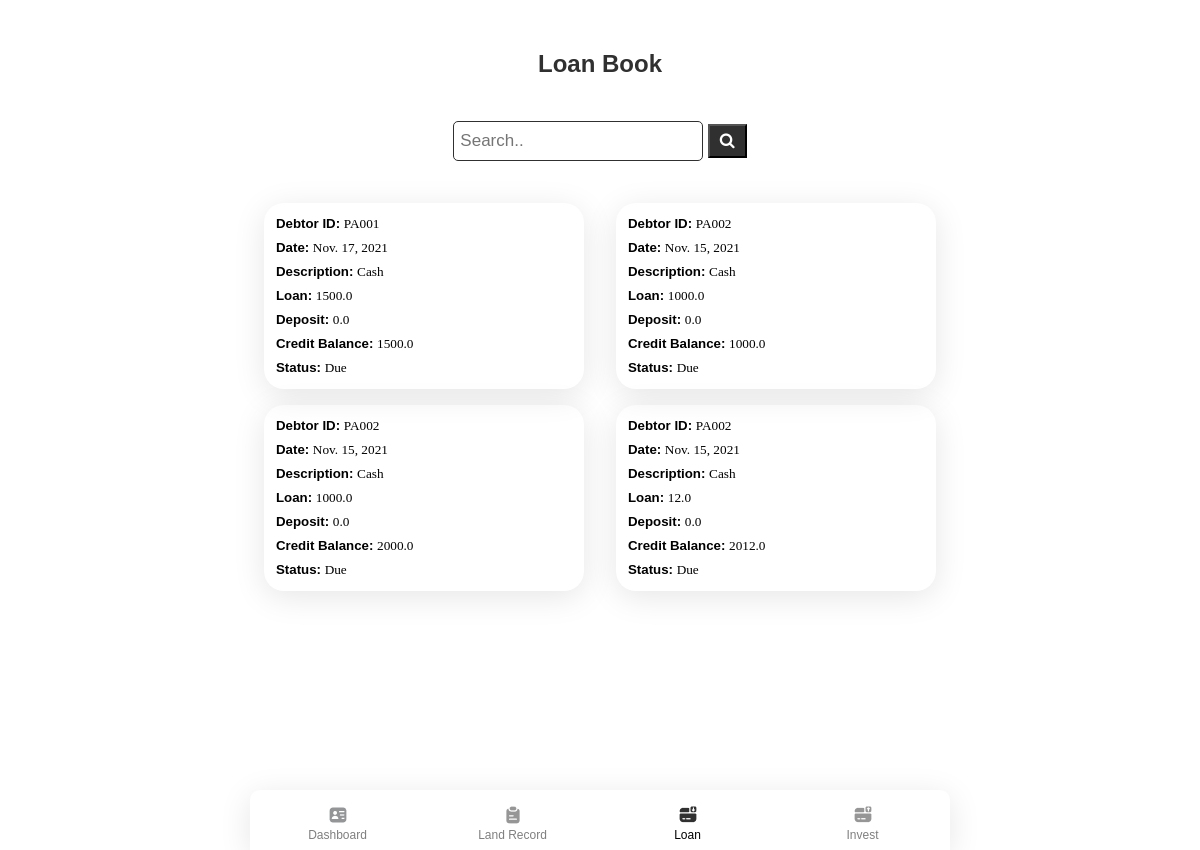
The app's page /loan/ (signed in), older data.
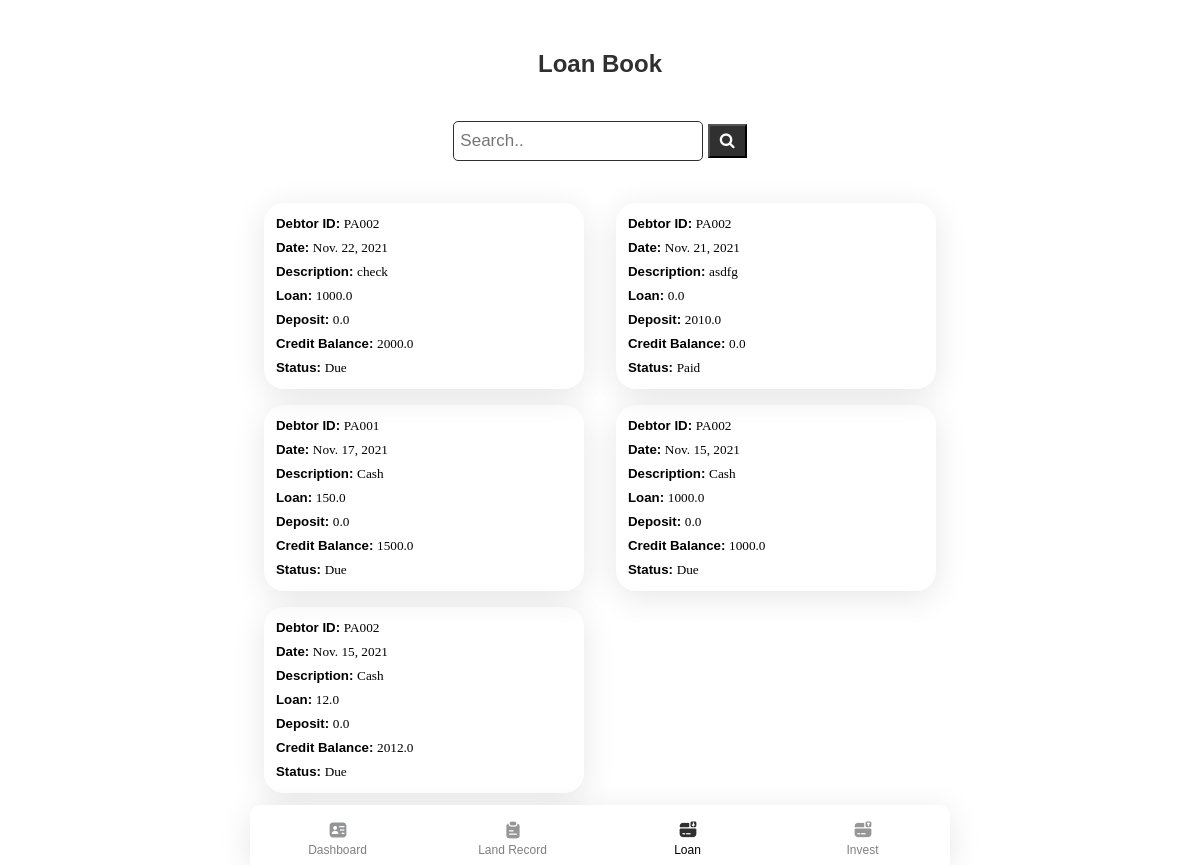
The same page, newer data.
### app/models.py (models this page shows, shortened)
class Account(models.Model):
    debtor = models.ForeignKey(Debtor, on_delete=models.SET_NULL, blank=True, null=True)
    description = models.TextField(blank=True, null= True)
    loan = models.FloatField(default=0, null=True, blank=True)
    deposit = models.FloatField(default=0, null=True, blank=True)
    balance = models.FloatField(default=0, null=True, blank=True)
    date = models.DateField( default=datetime.date.today, blank=True, null=True)
    status = models.BooleanField(default=None, null=True, blank=False)

class Debtor(models.Model):
    debtorName = models.CharField(max_length=50)
    phone = models.CharField(max_length=15, blank=True, null= True)
    address = models.TextField(blank=True, null= True)
    img = models.ImageField(default='avatar.png', upload_to='pics')
    lender = models.ForeignKey(User, on_delete=models.SET_NULL, blank=True, null=True)
    totalbalance = models.FloatField(default=0, null=True, blank=True)
    def __str__(self):
        return "PA00" +str(self.id)

### app/views.py (the view)
# urls.py: path('loan/', views.loan, name='loan'),
@login_required(login_url='login')
def loan(request):
    profile = Debtor.objects.filter(lender=request.user.id).all()
    accounts = Account.objects.filter(debtor__in=profile).order_by('-date')
    return render(request, "app/loan.html",{
        "accounts":accounts,
    })

### app/templates/app/loan.html (shortened to what this page needs)
{% extends "app/layout.html" %}
{% block body %}
<header style="text-align: center;">
    <h2>Loan Book</h2>
    <div class="search-container">
        <form action="/action_page.php">
          <input type="text" placeholder="Search.." name="search">
          <button type="submit"><i class="fa fa-search"></i></button>
        </form>
      </div>
</header>
<div class="list-cards">
    {% for account in accounts %}
    <div class="card list">
        <h5>Debtor ID: <span class="lightword">{{ account.debtor }}</span></h5>
        <h5>Date: <span class="lightword">{{ account.date }}</span></h5>
        <h5>Description: <span class="lightword">{{ account.description }}</span></h5>
        <h5>Loan: <span class="lightword">{{ account.loan }}</span></h5>
        <h5>Deposit: <span class="lightword">{{ account.deposit }}</span></h5>
        <h5>Credit Balance: <span class="lightword">{{ account.balance }}</span></h5>
        <h5>Status: <span class="lightword">{% if account.status %} Paid {% else %} Due {% endif %}</span></h5>
    </div>
    {% endfor %}
</div>
{% endblock %}

Row changes from the older to the newer data that the page shows:
changed Account: date "Nov. 15, 2021" → "Nov. 22, 2021"; description "Cash" → "check"; moves up the list
added Account: debtor "PA002", date "Nov. 21, 2021", description "asdfg", loan "0.0", deposit "2010.0", balance "0.0", status "Paid"
changed Account "Nov. 17, 2021": loan "1500.0" → "150.0"
